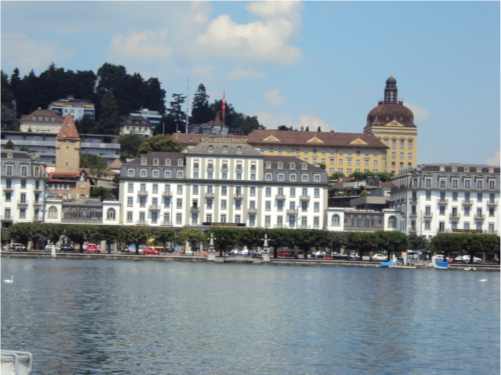
#> input picture python projects/Computer Vision/Panorama/Slika3a.JPG, 501 x 375 px, found by its file name
$ python Panorama.py
#> lines starting #> are read from the running program, lines starting #| are printed output that depends on the picture
import numpy as np
import cv2 as cv


img1 = cv.imread("Slika3a.jpg")
#> img1 is the input picture: shape (375, 501, 3); mean B, G, R 149.6, 143, 130.7
img2 = cv.imread("Slika3b.jpg")
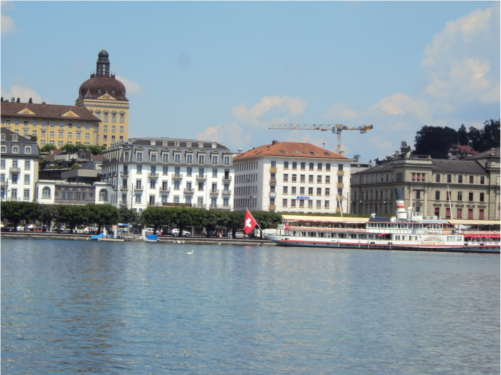
#> input picture python projects/Computer Vision/Panorama/Slika3b.JPG, 501 x 375 px, found by its file name
#> img2 is the input picture: shape (375, 501, 3); mean B, G, R 162.2, 152.9, 137.6
img3 = cv.imread("Slika3c.jpg")
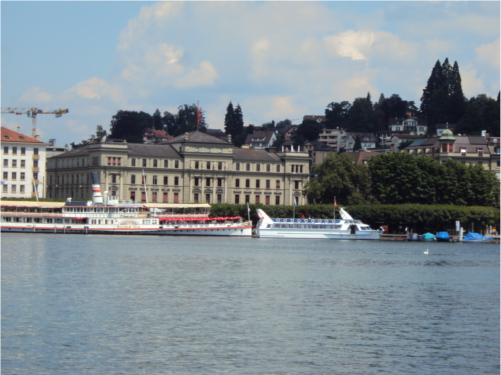
#> input picture python projects/Computer Vision/Panorama/Slika3c.JPG, 501 x 375 px, found by its file name
#> img3 is the input picture: shape (375, 501, 3); mean B, G, R 146.2, 139.8, 129.1


def find(img1, img2):

    sift = cv.xfeatures2d.SIFT_create()

    kp1, des1 = sift.detectAndCompute(img1,None)
    kp2, des2 = sift.detectAndCompute(img2, None)

    index_params = dict(algorithm=1, trees=5)
    search_params = dict(checks=50)

    flann = cv.FlannBasedMatcher(index_params, search_params)
    matches = flann.knnMatch(des1, des2, k=2)

    good = []
    for m, n in matches:
        if m.distance < 0.5 * n.distance:
            good.append(m)

    if len(good) > 10:
        img1_pts = []
        img2_pts = []
        for m in good:
            img1_pts.append(kp1[m.queryIdx].pt)
            img2_pts.append(kp2[m.trainIdx].pt)
        img1_pts = np.float32(img1_pts).reshape(-1, 1, 2)
        img2_pts = np.float32(img2_pts).reshape(-1, 1, 2)
        M, mask = cv.findHomography(img1_pts, img2_pts, cv.RANSAC, 5.0)

        return M
    else:
        print("Nema dovoljno dobrih parova")


def conc(img1, img2, M):

    w1, h1 = img1.shape[:2]
    w2, h2 = img2.shape[:2]

    img1_dims = np.float32([[0, 0], [0, w1], [h1, w1], [h1, 0]]).reshape(-1, 1, 2)
    img2_dims_temp = np.float32([[0, 0], [0, w2], [h2, w2], [h2, 0]]).reshape(-1, 1, 2)

    img2_dims = cv.perspectiveTransform(img2_dims_temp, M)

    result_dims = np.concatenate((img1_dims, img2_dims), axis=0)

    [x_min, y_min] = np.int32(result_dims.min(axis=0).ravel() - 0.5)
    [x_max, y_max] = np.int32(result_dims.max(axis=0).ravel() + 0.5)

    transform_dist = [-x_min, -y_min]
    transform_array = np.array([[1, 0, transform_dist[0]], [0, 1, transform_dist[1]], [0, 0, 1]])

    result_img = cv.warpPerspective(img2, transform_array.dot(M), (x_max - x_min, y_max - y_min))
    result_img[transform_dist[1]:w1 + transform_dist[1], transform_dist[0]:h1 + transform_dist[0]] = img1

    return result_img


Matrix = find(img1, img2)
#> in find, `kp1, des1 = sift.detectAndCompute(img1,None)`: kp1 = 1780 keypoints; strongest (x, y, size): (466, 257, 3.9), (318, 253, 2.8), (8, 195, 5.7), (195, 203, 3.4)
#> in find, `kp2, des2 = sift.detectAndCompute(img2, None)`: kp2 = 1298 keypoints; strongest (x, y, size): (388, 236, 4.5), (175, 231, 3.9), (31, 226, 2.7), (19, 228, 2.8)
#> in find, `matches = flann.knnMatch(des1, des2, k=2)`: matches = 1780 matches
#> after the loop in find, `for m, n in matches:`: good = 310 matches
#> after the loop in find, `for m in good:`: img1_pts = 310 pairs, first value 12.04 to 495.5, second value 84.99 to 264.3; img2_pts = 310 pairs, first value 9.83 to 204.6, second value 57.82 to 237.5
#> in find, `img1_pts = np.float32(img1_pts).reshape(-1, 1, 2)`: img1_pts = 310 rows, first 8: [12.04, 185.5], [12.16, 197.8], [142.6, 193.2], [142.9, 187], [142.9, 187], [148.9, 185.7], [166.2, 164.5], [280, 197.1]
#> in find, `img2_pts = np.float32(img2_pts).reshape(-1, 1, 2)`: img2_pts = 310 rows, first 8: [204.6, 173.9], [204.3, 186.8], [14.63, 169.9], [14.87, 164.1], [14.87, 164.1], [20.98, 162.6], [13.13, 140.2], [14.63, 169.9]
#> in find, `M, mask = cv.findHomography(img1_pts, img2_pts, cv.RANSAC, 5.0)`: M = [[1.1, -0.00977, -316.4], [0.0474, 1.08, -47.93], [0.000197, 2.12e-05, 1]]; mask = 310 values, max 1 at index 10, min 0 at index 0, mean 0.958
#> Matrix has the same summary as M in find
result = conc(img2, img1, Matrix)
#> in conc, `img2_dims = cv.perspectiveTransform(img2_dims_temp, M)`: img2_dims = [[-316.4, -47.93], [-317.5, 355.5], [207.5, 345.3], [212.3, -22.02]]
#> in conc, `result_dims = np.concatenate((img1_dims, img2_dims), axis=0)`: result_dims = [[0, 0], [0, 375], [501, 375], [501, 0], [-316.4, -47.93], [-317.5, 355.5], [207.5, 345.3], [212.3, -22.02]]
#> in conc, `[x_min, y_min] = np.int32(result_dims.min(axis=0).ravel() - 0.5)`: x_min = -318; y_min = -48
#> in conc, `[x_max, y_max] = np.int32(result_dims.max(axis=0).ravel() + 0.5)`: x_max = 501; y_max = 375
#> in conc, `transform_dist = [-x_min, -y_min]`: transform_dist = [318, 48]
#> in conc, `transform_array = np.array([[1, 0, transform_dist[0]], [0, 1, transfor..`: transform_array = [[1, 0, 318], [0, 1, 48], [0, 0, 1]]
#> in conc, `result_img = cv.warpPerspective(img2, transform_array.dot(M), (x_max -..`:
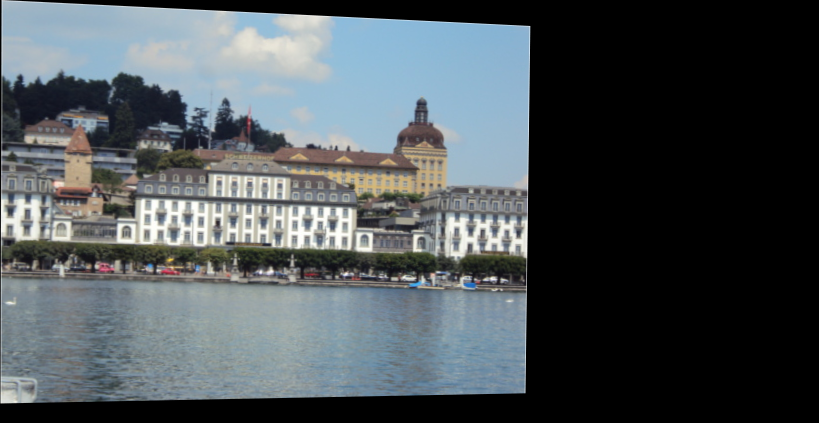
#> result_img: shape (423, 819, 3); mean B, G, R 87.1, 83.4, 76.4
#> in conc, `result_img[transform_dist[1]:w1 + transform_dist[1], transform_dist[0]..`:
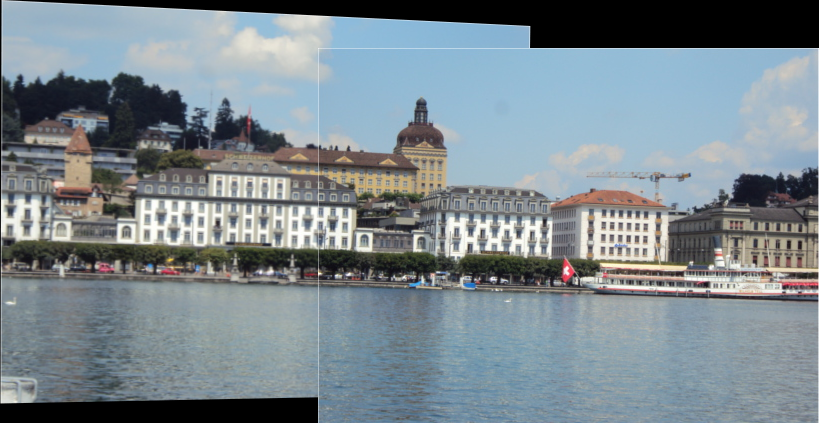
#> result_img: shape (423, 819, 3); mean B, G, R 142.2, 135.4, 123.6
Matrix = find(img3, result)
#> in find (call 2), `kp1, des1 = sift.detectAndCompute(img1,None)`: kp1 = 1315 keypoints; strongest (x, y, size): (463, 151, 2.4), (261, 213, 5), (353, 228, 4.9), (457, 223, 3.1)
#> in find (call 2), `kp2, des2 = sift.detectAndCompute(img2, None)`: kp2 = 2573 keypoints; strongest (x, y, size): (706, 284, 4.5), (319, 273, 2.3), (493, 279, 3.9), (349, 274, 2.7)
#> in find (call 2), `matches = flann.knnMatch(des1, des2, k=2)`: matches = 1315 matches
#> after the loop in find (call 2), `for m, n in matches:`: good = 290 matches
#> in find (call 2), `img1_pts = np.float32(img1_pts).reshape(-1, 1, 2)`: img1_pts = 290 rows, first 8: [5.48, 169.5], [13.58, 186.2], [13.58, 186.2], [14.01, 164.4], [14.48, 157.1], [16.34, 213.6], [16.95, 219.3], [17.8, 187.7]
#> in find (call 2), `img2_pts = np.float32(img2_pts).reshape(-1, 1, 2)`: img2_pts = 290 rows, first 8: [602.9, 244.5], [636.4, 249.6], [636.4, 249.6], [637, 228], [637.5, 221], [639, 276.6], [639.6, 282.4], [640.6, 251.2]
#> Matrix = [[0.85, -0.0116, 624.3], [-0.0415, 0.979, 66.73], [-0.000187, -1.06e-05, 1]]
result = conc(result, img3, Matrix)
#> in conc (call 2), `img2_dims = cv.perspectiveTransform(img2_dims_temp, M)`: img2_dims = [[624.3, 66.73], [622.4, 435.7], [1158.7, 457.9], [1158.4, 50.68]]
#> in conc (call 2), `result_dims = np.concatenate((img1_dims, img2_dims), axis=0)`: result_dims = [[0, 0], [0, 423], [819, 423], [819, 0], [624.3, 66.73], [622.4, 435.7], [1158.7, 457.9], [1158.4, 50.68]]
#> in conc (call 2), `[x_min, y_min] = np.int32(result_dims.min(axis=0).ravel() - 0.5)`: x_min = 0
#> in conc (call 2), `[x_max, y_max] = np.int32(result_dims.max(axis=0).ravel() + 0.5)`: x_max = 1159; y_max = 458
#> in conc (call 2), `transform_dist = [-x_min, -y_min]`: transform_dist = [0, 0]
#> in conc (call 2), `transform_array = np.array([[1, 0, transform_dist[0]], [0, 1, transfor..`: transform_array = [[1, 0, 0], [0, 1, 0], [0, 0, 1]]
#> in conc (call 2), `result_img = cv.warpPerspective(img2, transform_array.dot(M), (x_max -..`:
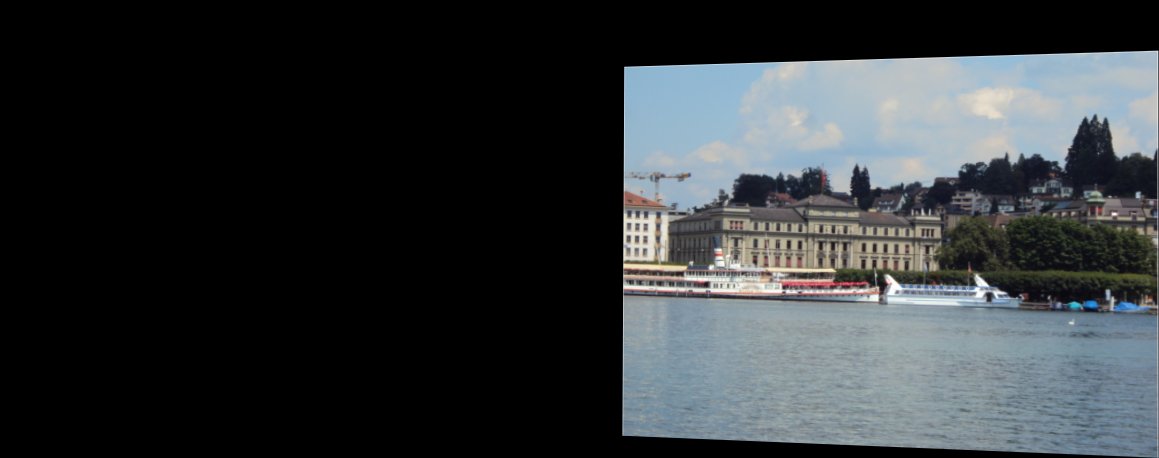
#> result_img: shape (458, 1159, 3); mean B, G, R 56.6, 54.2, 50
#> in conc (call 2), `result_img[transform_dist[1]:w1 + transform_dist[1], transform_dist[0]..`:
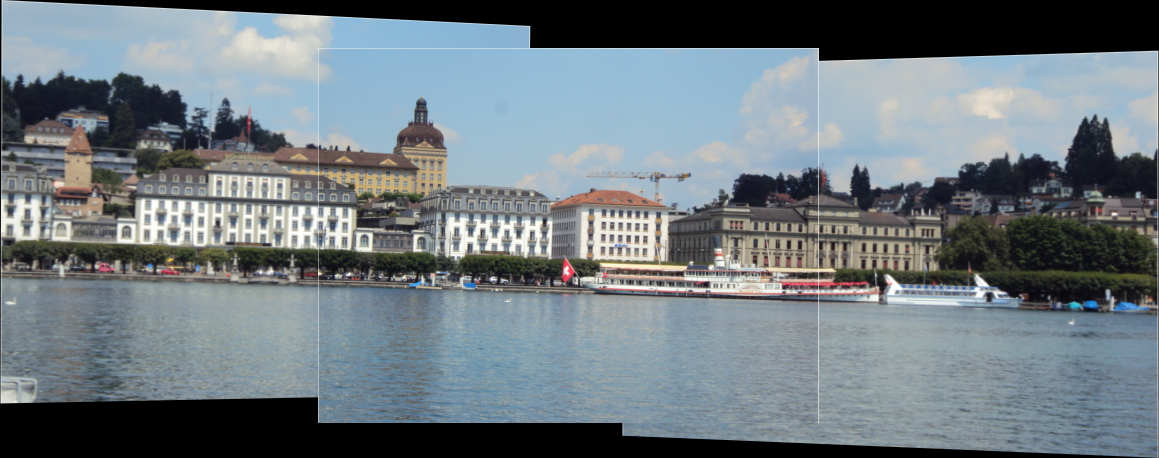
#> result_img: shape (458, 1159, 3); mean B, G, R 128.1, 122.2, 111.8

cv.imshow('Panorama', result)
cv.imwrite("Panorama.jpg",result)

if cv.waitKey(0) & 0xFF == ord('q'):
#> (key q is pressed here)
    cv.destroyAllWindows()
